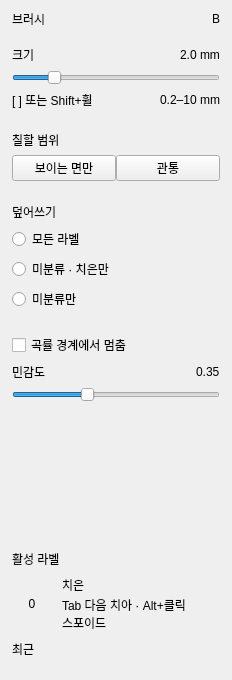
<?xml version="1.0" encoding="UTF-8"?>
<ui version="4.0">
 <class>ToolOptionsView</class>
 <widget class="QWidget" name="ToolOptionsView">
  <property name="geometry">
   <rect>
    <x>0</x>
    <y>0</y>
    <width>232</width>
    <height>680</height>
   </rect>
  </property>
  <layout class="QVBoxLayout" name="layoutMain">
   <property name="spacing">
    <number>0</number>
   </property>
   <property name="leftMargin">
    <number>0</number>
   </property>
   <property name="topMargin">
    <number>0</number>
   </property>
   <property name="rightMargin">
    <number>0</number>
   </property>
   <property name="bottomMargin">
    <number>0</number>
   </property>
   <item>
    <widget class="QFrame" name="headerRow">
     <property name="optionGroup" stdset="0">
      <bool>true</bool>
     </property>
     <layout class="QHBoxLayout" name="layoutHeader">
      <property name="leftMargin">
       <number>12</number>
      </property>
      <property name="topMargin">
       <number>10</number>
      </property>
      <property name="rightMargin">
       <number>12</number>
      </property>
      <property name="bottomMargin">
       <number>8</number>
      </property>
      <item>
       <widget class="QLabel" name="labelToolName">
        <property name="text">
         <string>브러시</string>
        </property>
        <property name="heading" stdset="0">
         <bool>true</bool>
        </property>
       </widget>
      </item>
      <item>
       <spacer name="spacerHeader">
        <property name="orientation">
         <enum>Qt::Horizontal</enum>
        </property>
        <property name="sizeHint" stdset="0">
         <size>
          <width>0</width>
          <height>0</height>
         </size>
        </property>
       </spacer>
      </item>
      <item>
       <widget class="QLabel" name="labelToolKey">
        <property name="text">
         <string>B</string>
        </property>
        <property name="keyCap" stdset="0">
         <bool>true</bool>
        </property>
       </widget>
      </item>
     </layout>
    </widget>
   </item>
   <item>
    <widget class="QFrame" name="groupSize">
     <property name="optionGroup" stdset="0">
      <bool>true</bool>
     </property>
     <layout class="QVBoxLayout" name="layoutSize">
      <property name="spacing">
       <number>6</number>
      </property>
      <property name="leftMargin">
       <number>12</number>
      </property>
      <property name="topMargin">
       <number>10</number>
      </property>
      <property name="rightMargin">
       <number>12</number>
      </property>
      <property name="bottomMargin">
       <number>12</number>
      </property>
      <item>
       <layout class="QHBoxLayout" name="layoutSizeTitle">
        <item>
         <widget class="QLabel" name="labelSizeTitle">
          <property name="text">
           <string>크기</string>
          </property>
         </widget>
        </item>
        <item>
         <spacer name="spacerSize">
          <property name="orientation">
           <enum>Qt::Horizontal</enum>
          </property>
          <property name="sizeHint" stdset="0">
           <size>
            <width>0</width>
            <height>0</height>
           </size>
          </property>
         </spacer>
        </item>
        <item>
         <widget class="QLabel" name="labelSizeValue">
          <property name="text">
           <string>2.0 mm</string>
          </property>
         </widget>
        </item>
       </layout>
      </item>
      <item>
       <widget class="QSlider" name="sliderSize">
        <property name="minimum">
         <number>2</number>
        </property>
        <property name="maximum">
         <number>100</number>
        </property>
        <property name="value">
         <number>20</number>
        </property>
        <property name="orientation">
         <enum>Qt::Horizontal</enum>
        </property>
       </widget>
      </item>
      <item>
       <layout class="QHBoxLayout" name="layoutSizeHint">
        <item>
         <widget class="QLabel" name="labelSizeHint">
          <property name="text">
           <string>[ ] 또는 Shift+휠</string>
          </property>
          <property name="muted" stdset="0">
           <bool>true</bool>
          </property>
         </widget>
        </item>
        <item>
         <spacer name="spacerSizeHint">
          <property name="orientation">
           <enum>Qt::Horizontal</enum>
          </property>
          <property name="sizeHint" stdset="0">
           <size>
            <width>0</width>
            <height>0</height>
           </size>
          </property>
         </spacer>
        </item>
        <item>
         <widget class="QLabel" name="labelSizeRange">
          <property name="text">
           <string>0.2–10 mm</string>
          </property>
          <property name="muted" stdset="0">
           <bool>true</bool>
          </property>
         </widget>
        </item>
       </layout>
      </item>
     </layout>
    </widget>
   </item>
   <item>
    <widget class="QFrame" name="groupReach">
     <property name="optionGroup" stdset="0">
      <bool>true</bool>
     </property>
     <layout class="QVBoxLayout" name="layoutReach">
      <property name="spacing">
       <number>6</number>
      </property>
      <property name="leftMargin">
       <number>12</number>
      </property>
      <property name="topMargin">
       <number>10</number>
      </property>
      <property name="rightMargin">
       <number>12</number>
      </property>
      <property name="bottomMargin">
       <number>12</number>
      </property>
      <item>
       <widget class="QLabel" name="labelReachTitle">
        <property name="text">
         <string>칠할 범위</string>
        </property>
        <property name="muted" stdset="0">
         <bool>true</bool>
        </property>
       </widget>
      </item>
      <item>
       <layout class="QHBoxLayout" name="layoutReachButtons">
        <property name="spacing">
         <number>0</number>
        </property>
        <item>
         <widget class="QPushButton" name="buttonVisibleOnly">
          <property name="text">
           <string>보이는 면만</string>
          </property>
          <property name="checkable">
           <bool>true</bool>
          </property>
          <property name="segment" stdset="0">
           <string>left</string>
          </property>
         </widget>
        </item>
        <item>
         <widget class="QPushButton" name="buttonThrough">
          <property name="text">
           <string>관통</string>
          </property>
          <property name="checkable">
           <bool>true</bool>
          </property>
          <property name="segment" stdset="0">
           <string>right</string>
          </property>
         </widget>
        </item>
       </layout>
      </item>
     </layout>
    </widget>
   </item>
   <item>
    <widget class="QFrame" name="groupOverwrite">
     <property name="optionGroup" stdset="0">
      <bool>true</bool>
     </property>
     <layout class="QVBoxLayout" name="layoutOverwrite">
      <property name="spacing">
       <number>6</number>
      </property>
      <property name="leftMargin">
       <number>12</number>
      </property>
      <property name="topMargin">
       <number>10</number>
      </property>
      <property name="rightMargin">
       <number>12</number>
      </property>
      <property name="bottomMargin">
       <number>12</number>
      </property>
      <item>
       <widget class="QLabel" name="labelOverwriteTitle">
        <property name="text">
         <string>덮어쓰기</string>
        </property>
        <property name="muted" stdset="0">
         <bool>true</bool>
        </property>
       </widget>
      </item>
      <item>
       <widget class="QRadioButton" name="radioOverwriteAll">
        <property name="text">
         <string>모든 라벨</string>
        </property>
       </widget>
      </item>
      <item>
       <widget class="QRadioButton" name="radioOverwriteUnlabeledGingiva">
        <property name="text">
         <string>미분류 · 치은만</string>
        </property>
       </widget>
      </item>
      <item>
       <widget class="QRadioButton" name="radioOverwriteUnlabeledOnly">
        <property name="text">
         <string>미분류만</string>
        </property>
       </widget>
      </item>
     </layout>
    </widget>
   </item>
   <item>
    <widget class="QFrame" name="groupCurvature">
     <property name="optionGroup" stdset="0">
      <bool>true</bool>
     </property>
     <layout class="QVBoxLayout" name="layoutCurvature">
      <property name="spacing">
       <number>6</number>
      </property>
      <property name="leftMargin">
       <number>12</number>
      </property>
      <property name="topMargin">
       <number>10</number>
      </property>
      <property name="rightMargin">
       <number>12</number>
      </property>
      <property name="bottomMargin">
       <number>12</number>
      </property>
      <item>
       <widget class="QCheckBox" name="checkCurvatureStop">
        <property name="text">
         <string>곡률 경계에서 멈춤</string>
        </property>
        <property name="toolTip">
         <string>치아와 치은 사이처럼 오목한 고랑을 넘어 번지지 않는다</string>
        </property>
       </widget>
      </item>
      <item>
       <layout class="QHBoxLayout" name="layoutSensitivityTitle">
        <item>
         <widget class="QLabel" name="labelSensitivityTitle">
          <property name="text">
           <string>민감도</string>
          </property>
          <property name="muted" stdset="0">
           <bool>true</bool>
          </property>
         </widget>
        </item>
        <item>
         <spacer name="spacerSensitivity">
          <property name="orientation">
           <enum>Qt::Horizontal</enum>
          </property>
          <property name="sizeHint" stdset="0">
           <size>
            <width>0</width>
            <height>0</height>
           </size>
          </property>
         </spacer>
        </item>
        <item>
         <widget class="QLabel" name="labelSensitivityValue">
          <property name="text">
           <string>0.35</string>
          </property>
         </widget>
        </item>
       </layout>
      </item>
      <item>
       <widget class="QSlider" name="sliderSensitivity">
        <property name="maximum">
         <number>100</number>
        </property>
        <property name="value">
         <number>35</number>
        </property>
        <property name="orientation">
         <enum>Qt::Horizontal</enum>
        </property>
       </widget>
      </item>
     </layout>
    </widget>
   </item>
   <item>
    <widget class="QLabel" name="labelToolHint">
     <property name="text">
      <string/>
     </property>
     <property name="wordWrap">
      <bool>true</bool>
     </property>
     <property name="margin">
      <number>12</number>
     </property>
     <property name="muted" stdset="0">
      <bool>true</bool>
     </property>
    </widget>
   </item>
   <item>
    <spacer name="spacerMain">
     <property name="orientation">
      <enum>Qt::Vertical</enum>
     </property>
     <property name="sizeHint" stdset="0">
      <size>
       <width>0</width>
       <height>0</height>
      </size>
     </property>
    </spacer>
   </item>
   <item>
    <widget class="QFrame" name="groupActiveLabel">
     <property name="activeCard" stdset="0">
      <bool>true</bool>
     </property>
     <layout class="QVBoxLayout" name="layoutActive">
      <property name="spacing">
       <number>8</number>
      </property>
      <property name="leftMargin">
       <number>12</number>
      </property>
      <property name="topMargin">
       <number>12</number>
      </property>
      <property name="rightMargin">
       <number>12</number>
      </property>
      <property name="bottomMargin">
       <number>14</number>
      </property>
      <item>
       <widget class="QLabel" name="labelActiveTitle">
        <property name="text">
         <string>활성 라벨</string>
        </property>
        <property name="muted" stdset="0">
         <bool>true</bool>
        </property>
       </widget>
      </item>
      <item>
       <layout class="QHBoxLayout" name="layoutActiveCard">
        <property name="spacing">
         <number>10</number>
        </property>
        <item>
         <widget class="QLabel" name="labelActiveSwatch">
          <property name="minimumSize">
           <size>
            <width>40</width>
            <height>40</height>
           </size>
          </property>
          <property name="maximumSize">
           <size>
            <width>40</width>
            <height>40</height>
           </size>
          </property>
          <property name="text">
           <string>0</string>
          </property>
          <property name="alignment">
           <set>Qt::AlignCenter</set>
          </property>
         </widget>
        </item>
        <item>
         <layout class="QVBoxLayout" name="layoutActiveText">
          <property name="spacing">
           <number>2</number>
          </property>
          <item>
           <widget class="QLabel" name="labelActiveName">
            <property name="text">
             <string>치은</string>
            </property>
            <property name="heading" stdset="0">
             <bool>true</bool>
            </property>
           </widget>
          </item>
          <item>
           <widget class="QLabel" name="labelActiveHint">
            <property name="text">
             <string>Tab 다음 치아 · Alt+클릭 스포이드</string>
            </property>
            <property name="wordWrap">
             <bool>true</bool>
            </property>
            <property name="muted" stdset="0">
             <bool>true</bool>
            </property>
           </widget>
          </item>
         </layout>
        </item>
       </layout>
      </item>
      <item>
       <widget class="QLabel" name="labelRecentTitle">
        <property name="text">
         <string>최근</string>
        </property>
        <property name="muted" stdset="0">
         <bool>true</bool>
        </property>
       </widget>
      </item>
      <item>
       <widget class="QWidget" name="recentHost" native="true">
        <layout class="QHBoxLayout" name="layoutRecent">
         <property name="spacing">
          <number>6</number>
         </property>
         <property name="leftMargin">
          <number>0</number>
         </property>
         <property name="topMargin">
          <number>0</number>
         </property>
         <property name="rightMargin">
          <number>0</number>
         </property>
         <property name="bottomMargin">
          <number>0</number>
         </property>
        </layout>
       </widget>
      </item>
     </layout>
    </widget>
   </item>
  </layout>
 </widget>
 <resources/>
 <connections/>
</ui>
